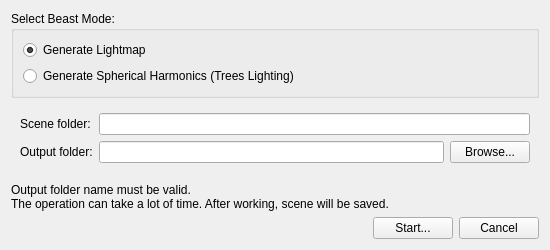
<?xml version="1.0" encoding="UTF-8"?>
<ui version="4.0">
 <class>BeastDialog</class>
 <widget class="QWidget" name="BeastDialog">
  <property name="geometry">
   <rect>
    <x>0</x>
    <y>0</y>
    <width>550</width>
    <height>250</height>
   </rect>
  </property>
  <property name="windowTitle">
   <string>Beast</string>
  </property>
  <layout class="QVBoxLayout" name="verticalLayout">
   <item>
    <widget class="QGroupBox" name="groupBox">
     <property name="title">
      <string>Select Beast Mode:</string>
     </property>
     <layout class="QVBoxLayout" name="verticalLayout_3">
      <item>
       <widget class="QRadioButton" name="lightmapBeastModeButton">
        <property name="text">
         <string>Generate Lightmap</string>
        </property>
        <property name="checked">
         <bool>true</bool>
        </property>
       </widget>
      </item>
      <item>
       <widget class="QRadioButton" name="shBeastModeButton">
        <property name="text">
         <string>Generate Spherical Harmonics (Trees Lighting)</string>
        </property>
       </widget>
      </item>
     </layout>
     <zorder>shBeastModeButton</zorder>
     <zorder>shBeastModeButton</zorder>
     <zorder>lightmapBeastModeButton</zorder>
    </widget>
   </item>
   <item>
    <widget class="QWidget" name="foldersWidget" native="true">
     <layout class="QHBoxLayout" name="foldersLayout">
      <item>
       <layout class="QGridLayout" name="gridLayout">
        <item row="0" column="0">
         <widget class="QLabel" name="label_3">
          <property name="text">
           <string>Scene folder:</string>
          </property>
         </widget>
        </item>
        <item row="1" column="0">
         <widget class="QLabel" name="label">
          <property name="text">
           <string>Output folder:</string>
          </property>
         </widget>
        </item>
        <item row="0" column="1">
         <widget class="QLineEdit" name="scenePath">
          <property name="readOnly">
           <bool>true</bool>
          </property>
         </widget>
        </item>
        <item row="1" column="1">
         <layout class="QHBoxLayout" name="horizontalLayout_3">
          <item>
           <widget class="QLineEdit" name="output"/>
          </item>
          <item>
           <widget class="QPushButton" name="browse">
            <property name="text">
             <string>Browse...</string>
            </property>
            <property name="icon">
             <iconset resource="QtIcons.qrc">
              <normaloff>:/QtIcons/openscene.png</normaloff>:/QtIcons/openscene.png</iconset>
            </property>
           </widget>
          </item>
         </layout>
        </item>
       </layout>
      </item>
     </layout>
    </widget>
   </item>
   <item>
    <spacer name="verticalSpacer">
     <property name="orientation">
      <enum>Qt::Vertical</enum>
     </property>
     <property name="sizeHint" stdset="0">
      <size>
       <width>20</width>
       <height>40</height>
      </size>
     </property>
    </spacer>
   </item>
   <item>
    <widget class="QLabel" name="label_2">
     <property name="sizePolicy">
      <sizepolicy hsizetype="Preferred" vsizetype="Maximum">
       <horstretch>0</horstretch>
       <verstretch>0</verstretch>
      </sizepolicy>
     </property>
     <property name="text">
      <string>Output folder name must be valid.
The operation can take a lot of time. After working, scene will be saved.</string>
     </property>
     <property name="buddy">
      <cstring>foldersWidget</cstring>
     </property>
    </widget>
   </item>
   <item>
    <layout class="QHBoxLayout" name="horizontalLayout_2">
     <item>
      <spacer name="horizontalSpacer">
       <property name="orientation">
        <enum>Qt::Horizontal</enum>
       </property>
       <property name="sizeHint" stdset="0">
        <size>
         <width>40</width>
         <height>20</height>
        </size>
       </property>
      </spacer>
     </item>
     <item>
      <widget class="QPushButton" name="start">
       <property name="text">
        <string>Start...</string>
       </property>
      </widget>
     </item>
     <item>
      <widget class="QPushButton" name="cancel">
       <property name="text">
        <string>Cancel</string>
       </property>
      </widget>
     </item>
    </layout>
   </item>
  </layout>
 </widget>
 <tabstops>
  <tabstop>start</tabstop>
  <tabstop>cancel</tabstop>
 </tabstops>
 <resources>
  <include location="QtIcons.qrc"/>
 </resources>
 <connections/>
</ui>
